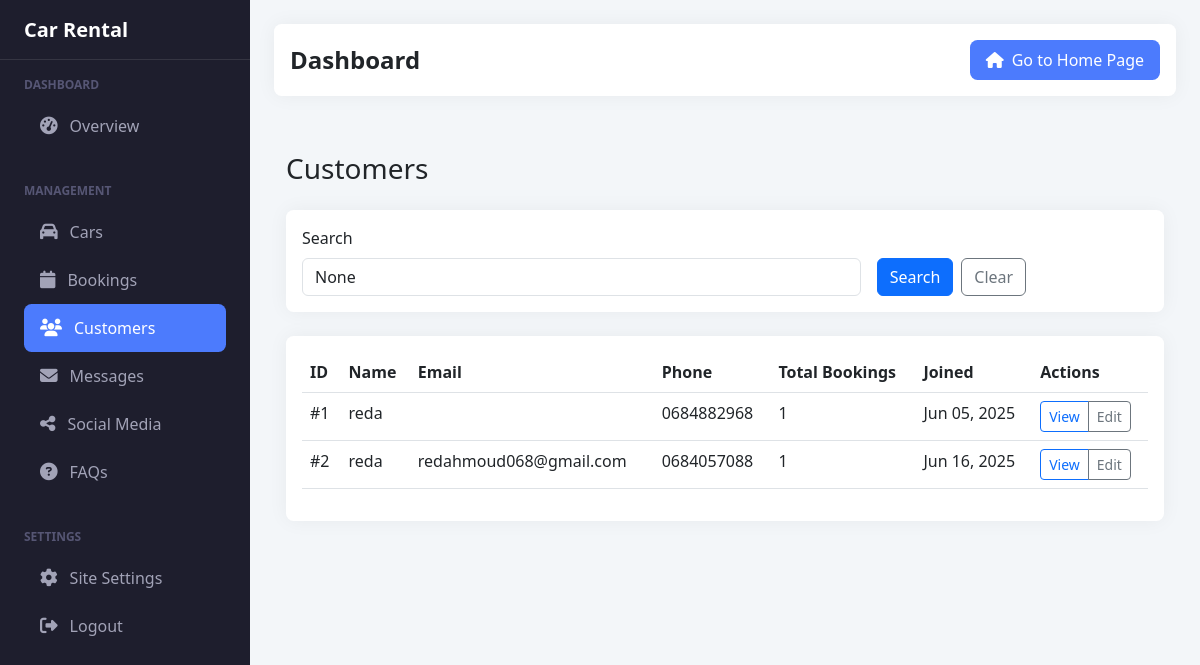
Screenshot of /dashboard/customers/ (signed in) with the database file from the repository.
### rentals/models.py (models this page shows, shortened)
class Customer(models.Model):
    user = models.OneToOneField(User, on_delete=models.CASCADE)
    phone = models.CharField(max_length=20)
    address = models.TextField()
    driver_license = models.CharField(max_length=50)
    created_at = models.DateTimeField(auto_now_add=True)

### rentals/views.py (the view, shortened to what this page needs)
# urls.py: path('dashboard/customers/', views.admin_customers_list, name='admin_customers_list'),
@login_required
def admin_customers_list(request):
    if not request.user.is_staff:
        return redirect('home')
    customers = Customer.objects.all().select_related('user')
    search = request.GET.get('search')
    paginator = Paginator(customers, 20)
    page_number = request.GET.get('page')
    customers_page = paginator.get_page(page_number)
    context = {
        'customers': customers_page,
        'search': search,
    }
    return render(request, 'rentals/admin/customers_list.html', context)

### rentals/context_processors.py (called while the page is built)
def site_settings(request):
    return {
        'site_settings': SiteSettings.get_settings()
    }

def social_media_links(request):
    return {
        'social_media_links': SocialMedia.objects.filter(is_active=True)
    }

def faqs(request):
    return {
        'global_faqs': FAQ.objects.filter(is_active=True).order_by('order', 'id')[:5]
    }

### rentals/models.py (called while the page is built)
    @classmethod
    def get_settings(cls):
        return cls.objects.first() or cls.objects.create()

### templates/rentals/admin/customers_list.html (shortened to what this page needs)
{% extends 'rentals/admin/base.html' %}
{% block content %}
<div class="container-fluid py-4">
    <div class="d-flex justify-content-between align-items-center mb-4">
        <h1 class="h3 mb-0">Customers</h1>
    </div>
    <div class="card mb-4">
        <div class="card-body">
            <form method="get" class="row g-3">
                <div class="col-md-8">
                    <label class="form-label">Search</label>
                    <input type="text" name="search" class="form-control" placeholder="Search customers..." value="{{ search }}">
                </div>
                <div class="col-md-4 d-flex align-items-end">
                    <button type="submit" class="btn btn-primary me-2">Search</button>
                    <a href="{% url 'admin_customers_list' %}" class="btn btn-outline-secondary">Clear</a>
                </div>
            </form>
        </div>
    </div>
    <div class="card">
        <div class="card-body">
            <div class="table-responsive">
                <table class="table table-hover">
                    <thead>
                        <tr>
                            <th>ID</th>
                            <th>Name</th>
                            <th>Email</th>
                            <th>Phone</th>
                            <th>Total Bookings</th>
                            <th>Joined</th>
                            <th>Actions</th>
                        </tr>
                    </thead>
                    <tbody>
                        {% for customer in customers %}
                        <tr>
                            <td>#{{ customer.id }}</td>
                            <td>{{ customer.user.get_full_name }}</td>
                            <td>{{ customer.user.email }}</td>
                            <td>{{ customer.phone }}</td>
                            <td>{{ customer.bookings.count }}</td>
                            <td>{{ customer.created_at|date:"M d, Y" }}</td>
                            <td>
                                <div class="btn-group">
                                    <a href="{% url 'admin_view_customer' customer.id %}" class="btn btn-sm btn-outline-primary">View</a>
                                    <a href="{% url 'admin_edit_customer' customer.id %}" class="btn btn-sm btn-outline-secondary">Edit</a>
                                </div>
                            </td>
                        </tr>
                        {% empty %}
                        <tr>
                            <td colspan="7" class="text-center py-4">
                                <p class="text-muted mb-0">No customers found</p>
                            </td>
                        </tr>
                        {% endfor %}
                    </tbody>
                </table>
            </div>
        </div>
    </div>
</div>
{% endblock %}

### templates/rentals/admin/base.html (style rules this page uses)
:root { --sidebar-width: 250px; --header-height: 60px; --primary-color: #4C7BFD; --sidebar-bg: #1E1E2D; --sidebar-color: #A2A3B7; --sidebar-hover: #2A2A3C; }
body { min-height: 100vh; background-color: #F3F6F9; }
.card { border: none; border-radius: 0.475rem; box-shadow: 0 0 20px rgba(0,0,0,0.05); }

### rows the page displays
Customer: id "1", user.get_full_name "reda", phone "0684882968", bookings.count "1", created_at "Jun 05, 2025"
Customer: id "2", user.get_full_name "reda", user.email "redahmoud068@gmail.com", phone "0684057088", bookings.count "1", created_at "Jun 16, 2025"

### other values shown
{{ site_settings.site_name|default:"Car Rental" }} "Car Rental"
